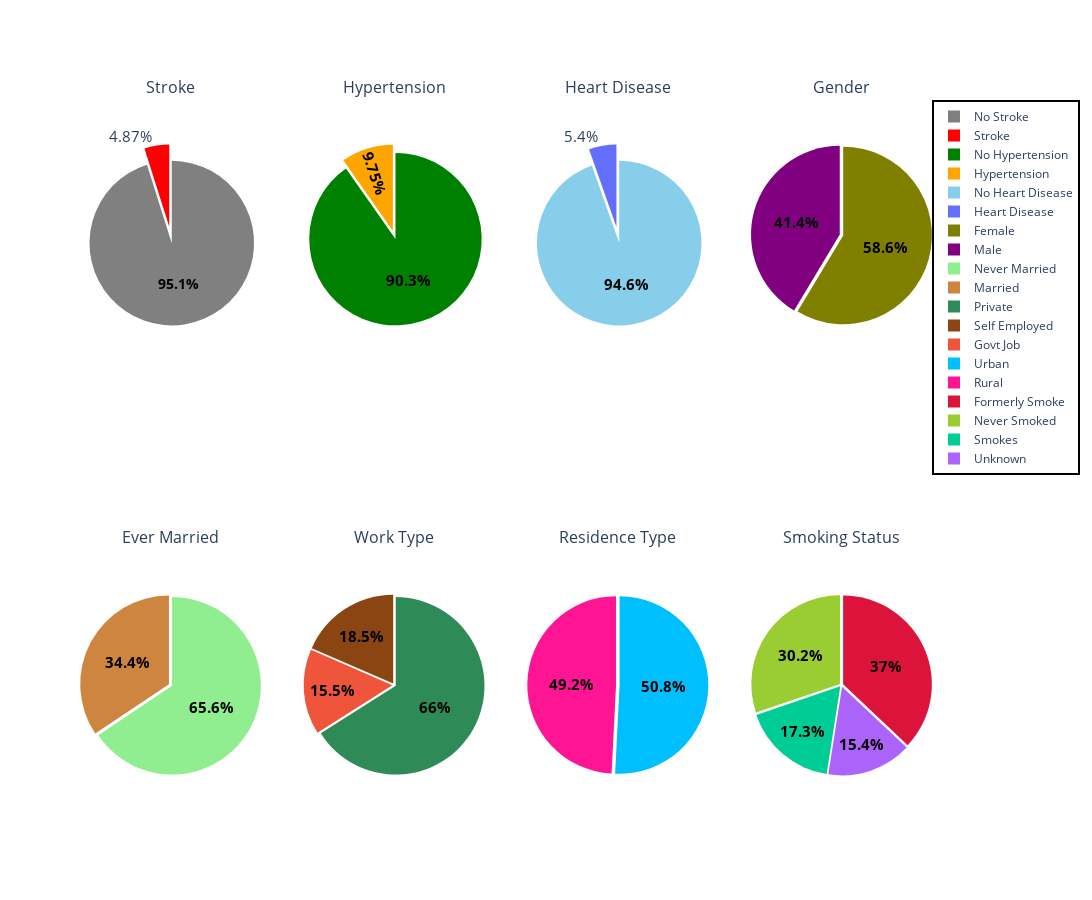

Here is the notebook cell this chart was saved with:
### Code cell
fig2 = go.Figure()

fig2 = make_subplots(rows=2, cols=4, subplot_titles=["Stroke", "Hypertension", "Heart Disease", "Gender", "Ever Married", "Work Type", "Residence Type", "Smoking Status"], 
                    specs=[[{"type": "pie"}, {"type": "pie"}, {"type": "pie"}, {"type": "pie"}], [{"type": "pie"}, {"type": "pie"}, {"type": "pie"}, {"type": "pie"}]])

label_1 = ['No Stroke', 'Stroke']
label_2 = ['No Hypertension', 'Hypertension']
label_3 = ['No Heart Disease', 'Heart Disease']
label_4 = ['Female', 'Male']

fig2.add_trace(go.Pie(labels=label_1, values=stroke_df['stroke'].value_counts(), pull=[0.1, 0.1], textfont_size = 15, marker=dict(colors=['grey', 'red']),
                     insidetextfont=dict(size=14, color='black', weight='bold'),hoverinfo='label+value'), row = 1, col = 1)

fig2.add_trace(go.Pie(labels=label_2, values=stroke_df['hypertension'].value_counts(), pull=[0.05, 0.05], textfont_size = 15, marker=dict(colors=['green', 'orange']),
                     insidetextfont=dict(size=15, color='black', weight='bold'), hoverinfo='label+value'),row = 1, col = 2)

fig2.add_trace(go.Pie(labels=label_3, values=stroke_df['heart_disease'].value_counts(), pull=[0.1, 0.1], textfont_size = 15, marker=dict(colors=['skyblue', 'navyblue']),
                     insidetextfont=dict(size=15, color='black', weight='bold'), hoverinfo='label+value'), row = 1, col = 3)

fig2.add_trace(go.Pie(labels=label_4, values=stroke_df['gender'].value_counts(), pull=[0.02, 0.02], textfont_size = 15, marker=dict(colors=['olive', 'purple']),
                     insidetextfont=dict(size=15, color='black', weight='bold'), hoverinfo='label+value'), row = 1, col = 4)

label_5 = ['Never Married', 'Married']
label_6 = ['Private', 'Self Employed', 'Govt Job']
label_7 = ['Urban', 'Rural']
label_8 = ['Formerly Smoke', 'Never Smoked', 'Smokes', 'Unknown']

fig2.add_trace(go.Pie(labels=label_5, values=stroke_df['ever_married'].value_counts(), pull=[0.02, 0.02], textfont_size = 15, marker=dict(colors=['lightgreen', 'peru']),
                     insidetextfont=dict(size=15, color='black', weight='bold'),hoverinfo='label+value'), row = 2, col = 1)

fig2.add_trace(go.Pie(labels=label_6, values=stroke_df['work_type'].value_counts(), pull=[0.02, 0.02, 0.02], textfont_size = 15, marker=dict(colors=['seagreen', 'saddlebrown']),
                     insidetextfont=dict(size=15, color='black', weight='bold'), hoverinfo='label+value'),row = 2, col = 2)

fig2.add_trace(go.Pie(labels=label_7, values=stroke_df['Residence_type'].value_counts(), pull=[0.02, 0.02], textfont_size = 15, marker=dict(colors=['deepskyblue', 'deeppink']),
                     insidetextfont=dict(size=15, color='black', weight='bold'), hoverinfo='label+value'), row = 2, col = 3)

fig2.add_trace(go.Pie(labels=label_8, values=stroke_df['smoking_status'].value_counts(), pull=[0.02, 0.02, 0.02, 0.02], textfont_size = 15, marker=dict(colors=['crimson', 'yellowgreen']),
                     insidetextfont=dict(size=15, color='black', weight='bold'), hoverinfo='label+value'), row = 2, col = 4)

fig2.update_layout(
    hoverlabel=dict(font_size=15, bgcolor="black"),
    legend=dict(
        x=1,             
        y=1,            
        bgcolor="white", 
        bordercolor="black",  
        borderwidth=2  
    ),
    width = 1500,
    height = 900
)

fig2.show()

### Figure 1 — Plotly figure (JSON) as saved in the notebook; plotly's stock layout.template omitted (floating-point values rounded to 4 significant figures)
{"data": [{"domain": {"x": [0, 0.2125], "y": [0.625, 1]}, "hoverinfo": "label+value", "insidetextfont": {"color": "black", "size": 14, "weight": "bold"}, "labels": ["No Stroke", "Stroke"], "marker": {"colors": ["grey", "red"]}, "pull": [0.1, 0.1], "textfont": {"size": 15}, "type": "pie", "values": [4861, 249]}, {"domain": {"x": [0.2625, 0.475], "y": [0.625, 1]}, "hoverinfo": "label+value", "insidetextfont": {"color": "black", "size": 15, "weight": "bold"}, "labels": ["No Hypertension", "Hypertension"], "marker": {"colors": ["green", "orange"]}, "pull": [0.05, 0.05], "textfont": {"size": 15}, "type": "pie", "values": [4612, 498]}, {"domain": {"x": [0.525, 0.7375], "y": [0.625, 1]}, "hoverinfo": "label+value", "insidetextfont": {"color": "black", "size": 15, "weight": "bold"}, "labels": ["No Heart Disease", "Heart Disease"], "marker": {"colors": ["skyblue", "navyblue"]}, "pull": [0.1, 0.1], "textfont": {"size": 15}, "type": "pie", "values": [4834, 276]}, {"domain": {"x": [0.7875, 1], "y": [0.625, 1]}, "hoverinfo": "label+value", "insidetextfont": {"color": "black", "size": 15, "weight": "bold"}, "labels": ["Female", "Male"], "marker": {"colors": ["olive", "purple"]}, "pull": [0.02, 0.02], "textfont": {"size": 15}, "type": "pie", "values": [2994, 2115, 1]}, {"domain": {"x": [0, 0.2125], "y": [0, 0.375]}, "hoverinfo": "label+value", "insidetextfont": {"color": "black", "size": 15, "weight": "bold"}, "labels": ["Never Married", "Married"], "marker": {"colors": ["lightgreen", "peru"]}, "pull": [0.02, 0.02], "textfont": {"size": 15}, "type": "pie", "values": [3353, 1757]}, {"domain": {"x": [0.2625, 0.475], "y": [0, 0.375]}, "hoverinfo": "label+value", "insidetextfont": {"color": "black", "size": 15, "weight": "bold"}, "labels": ["Private", "Self Employed", "Govt Job"], "marker": {"colors": ["seagreen", "saddlebrown"]}, "pull": [0.02, 0.02, 0.02], "textfont": {"size": 15}, "type": "pie", "values": [2925, 819, 687, 657, 22]}, {"domain": {"x": [0.525, 0.7375], "y": [0, 0.375]}, "hoverinfo": "label+value", "insidetextfont": {"color": "black", "size": 15, "weight": "bold"}, "labels": ["Urban", "Rural"], "marker": {"colors": ["deepskyblue", "deeppink"]}, "pull": [0.02, 0.02], "textfont": {"size": 15}, "type": "pie", "values": [2596, 2514]}, {"domain": {"x": [0.7875, 1], "y": [0, 0.375]}, "hoverinfo": "label+value", "insidetextfont": {"color": "black", "size": 15, "weight": "bold"}, "labels": ["Formerly Smoke", "Never Smoked", "Smokes", "Unknown"], "marker": {"colors": ["crimson", "yellowgreen"]}, "pull": [0.02, 0.02, 0.02, 0.02], "textfont": {"size": 15}, "type": "pie", "values": [1892, 1544, 885, 789]}], "layout": {"annotations": [{"font": {"size": 16}, "showarrow": false, "text": "Stroke", "x": 0.1062, "xanchor": "center", "xref": "paper", "y": 1, "yanchor": "bottom", "yref": "paper"}, {"font": {"size": 16}, "showarrow": false, "text": "Hypertension", "x": 0.3688, "xanchor": "center", "xref": "paper", "y": 1, "yanchor": "bottom", "yref": "paper"}, {"font": {"size": 16}, "showarrow": false, "text": "Heart Disease", "x": 0.6313, "xanchor": "center", "xref": "paper", "y": 1, "yanchor": "bottom", "yref": "paper"}, {"font": {"size": 16}, "showarrow": false, "text": "Gender", "x": 0.8938, "xanchor": "center", "xref": "paper", "y": 1, "yanchor": "bottom", "yref": "paper"}, {"font": {"size": 16}, "showarrow": false, "text": "Ever Married", "x": 0.1062, "xanchor": "center", "xref": "paper", "y": 0.375, "yanchor": "bottom", "yref": "paper"}, {"font": {"size": 16}, "showarrow": false, "text": "Work Type", "x": 0.3688, "xanchor": "center", "xref": "paper", "y": 0.375, "yanchor": "bottom", "yref": "paper"}, {"font": {"size": 16}, "showarrow": false, "text": "Residence Type", "x": 0.6313, "xanchor": "center", "xref": "paper", "y": 0.375, "yanchor": "bottom", "yref": "paper"}, {"font": {"size": 16}, "showarrow": false, "text": "Smoking Status", "x": 0.8938, "xanchor": "center", "xref": "paper", "y": 0.375, "yanchor": "bottom", "yref": "paper"}], "height": 900, "hoverlabel": {"bgcolor": "black", "font": {"size": 15}}, "legend": {"bgcolor": "white", "bordercolor": "black", "borderwidth": 2, "x": 1, "y": 1}, "width": 1500}}
